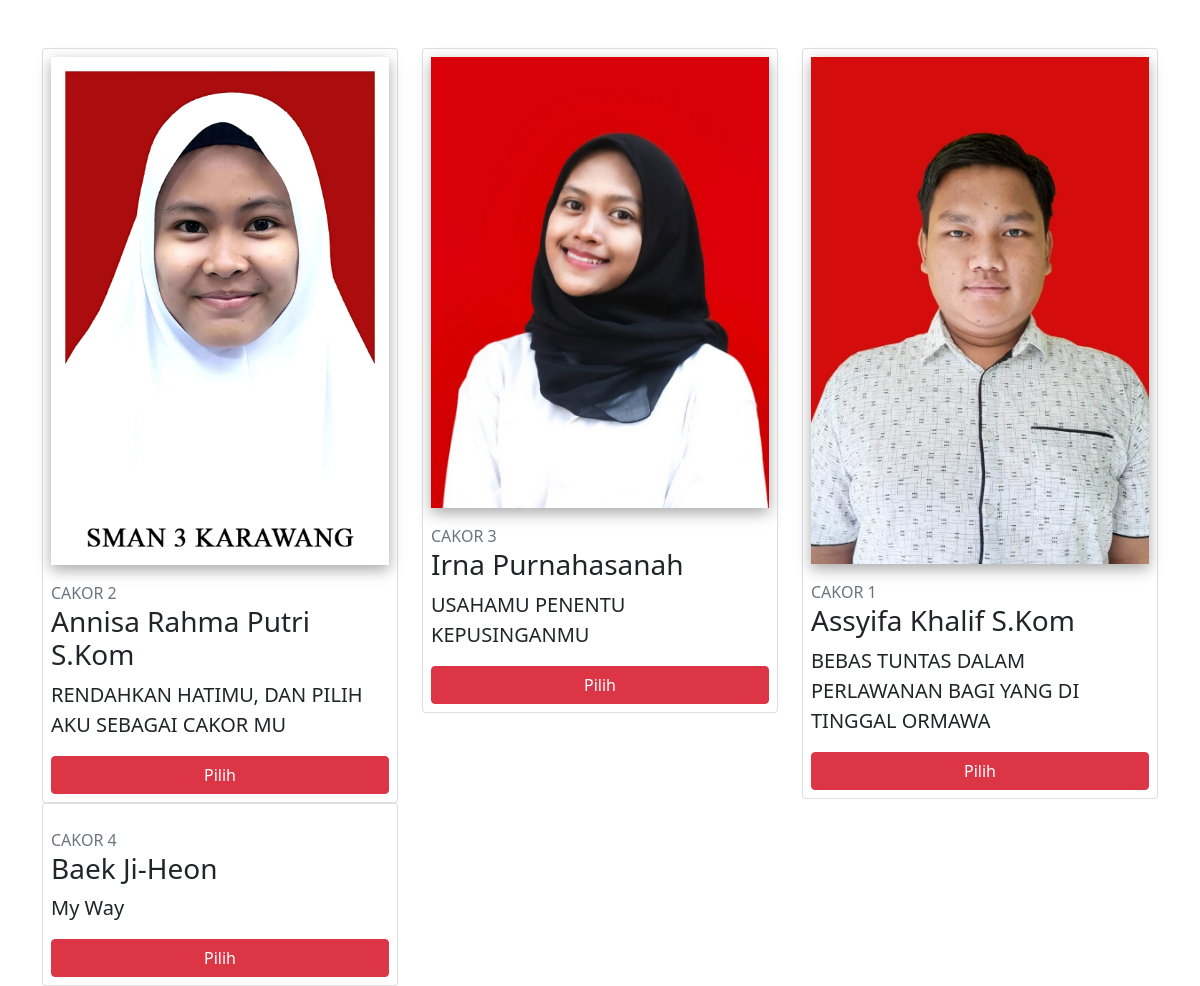
Page /EvotingKel7/index.php on the committed database.
### tables this page shows
CREATE TABLE `identitas` (
  `id_idt` int(12) NOT NULL,
  `id_ckr` int(12) NOT NULL,
  `nama` varchar(50) NOT NULL,
  `slogan` varchar(100) NOT NULL,
  `foto` varchar(255) NOT NULL,
  `vm` text NOT NULL
);

CREATE TABLE `cakor` (
  `id_ckr` int(12) NOT NULL,
  `nu_ckr` varchar(50) NOT NULL
);

### EvotingKel7/index.php (the view, shortened to what this page needs)
<!DOCTYPE html>
<html lang="en">
<head>
    <link href="https://cdn.jsdelivr.net/npm/bootstrap@5.1.3/dist/css/bootstrap.min.css" rel="stylesheet"
>
</head>
<body>
<div class="container mt-5">
<div class="row">
            <?php
            include 'libraries/koneksidatabase.php';
            $query = mysqli_query($koneksi, "SELECT * FROM identitas JOIN cakor ON identitas.id_ckr = cakor.id_ckr");
            foreach ($query as $data) {
            ?>
                <div class="col-md-4">
                    <div class="card p-2" >
                        <img src="back/assets/img/<?= $data['foto']?>" alt="" class="img-fluid">
                        <p class="text-secondary mt-3 mb-0">
                            <?= $data['nu_ckr'] ?>
                        </p>
                        <h3><?= $data['nama'] ?></h3>
                        <p class="lead"><?= $data['slogan'] ?></p>
                        <a href="#" class="btn btn-danger">Pilih</a>
                    </div>
                </div>
            <?php
            }
            ?>
        </div>
    </div>
</body>
</html>

### EvotingKel7/index.php (style rules this page uses)
img { transition: 0.3s; box-sizing: border-box; box-shadow: 0px 5px 14px rgb(168, 168, 168); }

### rows in the picture
identitas: foto (picture), id_ckr.nu_ckr "CAKOR 2", nama "Annisa Rahma Putri S.Kom", slogan "RENDAHKAN HATIMU, DAN PILIH AKU SEBAGAI CAKOR MU"
identitas: foto (picture), id_ckr.nu_ckr "CAKOR 3", nama "Irna Purnahasanah", slogan "USAHAMU PENENTU KEPUSINGANMU"
identitas: foto (picture), id_ckr.nu_ckr "CAKOR 1", nama "Assyifa Khalif S.Kom", slogan "BEBAS TUNTAS DALAM PERLAWANAN BAGI YANG DI TINGGAL ORMAWA"
identitas: id_ckr.nu_ckr "CAKOR 4", nama "Baek Ji-Heon", slogan "My Way"
